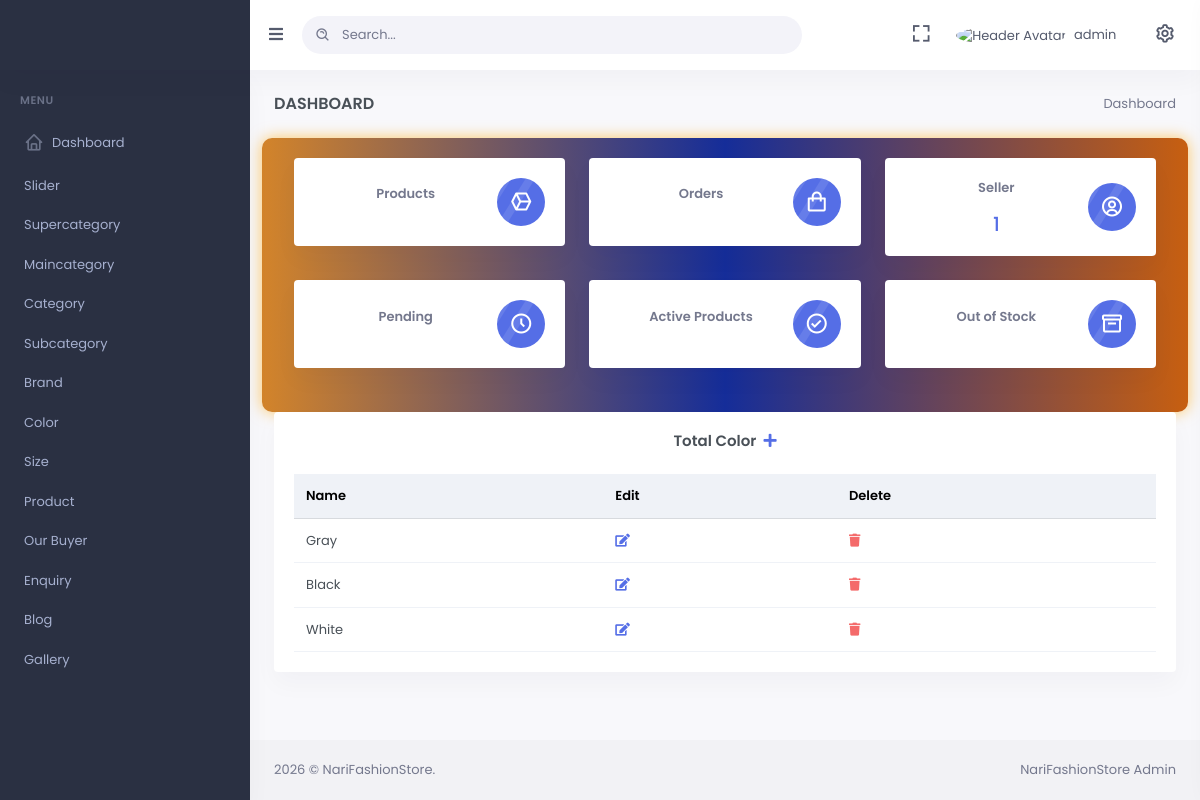
Page /color/ (signed in) on the committed database.
### mainApp/models.py (models this page shows, shortened)
class Color(models.Model):
    id = models.AutoField(primary_key=True)
    name = models.CharField(max_length=200, unique=True)

### mainApp/backend.py (the view)
# urls.py: path('color/',backend.color_page),
@login_required(login_url='/admin-login/')
@user_passes_test(is_superuser, login_url='/admin-login/')
def color_page(Request):
    if not Request.user.is_superuser:
        return HttpResponseForbidden("You don't have permission to access this page.")
    else:
        color=Color.objects.all().order_by('id').reverse()
        return render(Request,'backend/color.html',{'color':color})

### mainApp/templates/backend/color.html (shortened to what this page needs)
{% extends 'backend/index.html' %}
{% load static %}
{% block body %}
<div class="row">
    <div class="col-lg-12">
        <div class="card">
            <div class="card-body">
                <h4 class="card-title mb-4 text-center">
                    Total Color
                    <span><a href="/add-color"> &nbsp;<i class="fa fa-plus" aria-hidden="true"></i></a></span>
                </h4>
                <div class="table-responsive">
                    <table class="table align-middle table-nowrap mb-0" id="productTable">
                        <thead class="table-light">
                            <tr>
                                <th class="align-middle">Name</th>
                                <th>Edit</th>
                                <th>Delete</th>
                            </tr>
                        </thead>
                        <tbody>
                            {% for item in color %}
                            <tr>
                                <td>
                                    {{ item.name }}
                                </td>
                                <td>
                                    <a href="/update-color/{{ item.id }}"><i class="fa fa-edit"></i></a>
                                </td>
                                <td>
                                    <a href="#" onclick="confirmDelete('{{ item.id }}')">
                                        <i class="fa fa-trash text-danger"></i>
                                    </a>
                                </td>
                            </tr>
                            {% endfor %}
                        </tbody>
                    </table>
                </div>
            </div>
        </div>
    </div>
</div>
{% endblock %}

### mainApp/templates/backend/index.html (shortened to what this page needs)
{% load static %}
<!doctype html>
<html lang="en">
<head>
    <link rel="stylesheet" href="https://cdnjs.cloudflare.com/ajax/libs/font-awesome/4.7.0/css/font-awesome.min.css">
    <link href="{%static 'admin-assets/css/bootstrap.min.css'%}" rel="stylesheet" type="text/css" />
    <link href="{%static 'admin-assets/css/icons.min.css'%}" rel="stylesheet" type="text/css" />
    <link href="{%static 'admin-assets/css/app.min.css'%}" rel="stylesheet" type="text/css" />
<body data-sidebar="dark" data-layout-mode="light">
    <div id="layout-wrapper">
        <header id="page-topbar">
            <div class="navbar-header">
                <div class="d-flex">
                    <div class="navbar-brand-box">
                        <a href="/" target="_blank" class="logo logo-light">
                        </a>
                    </div>
                    <button type="button" class="btn btn-sm px-3 font-size-16 header-item waves-effect"
                        id="vertical-menu-btn">
                        <i class="fa fa-fw fa-bars"></i>
                    </button>
                    <form class="app-search d-none d-lg-block" method="post" action="/admin-search/">
                        <div class="position-relative">
                            <input type="text" class="form-control" placeholder="Search..." id="searchInput" name="name" value="{{ search_query }}">
                            <span class="bx bx-search-alt"></span>
                        </div>
                    </form>
                </div>
                <div class="d-flex">
                    <div class="dropdown d-none d-lg-inline-block ms-1">
                        <button type="button" class="btn header-item noti-icon waves-effect"
                            data-bs-toggle="fullscreen">
                            <i class="bx bx-fullscreen"></i>
                        </button>
                    </div>
                    <div class="dropdown d-inline-block">
                        <button type="button" class="btn header-item waves-effect" id="page-header-user-dropdown"
                            data-bs-toggle="dropdown" aria-haspopup="true" aria-expanded="false">
                            <img class="rounded-circle sheader-profile-user"
                                src="{%static 'images/255dmYMPtjS23fvgqcrfDDjvhXzI45RRu71Elpai.jpg'%}" style="height:30px"alt="Header Avatar">
                            <span class="d-none d-xl-inline-block ms-1" key="t-henry">{{request.user.username}}</span>
                            <i class="mdi mdi-chevron-down d-none d-xl-inline-block"></i>
                        </button>
                    </div>
                    <div class="dropdown d-inline-block">
                        <button type="button" class="btn header-item noti-icon right-bar-toggle waves-effect">
                            <i class="bx bx-cog bx-spin"></i>
                        </button>
                    </div>
                </div>
            </div>
        </header>
        <div class="vertical-menu">
            <div data-simplebar class="h-100">
                <div id="sidebar-menu">
                    <ul class="metismenu list-unstyled" id="side-menu">
                        <li class="menu-title" key="t-menu">Menu</li>
                        <li> <a href="/admin-dashboard"><i class="bx bx-home"></i>Dashboard </a></li>
                        <li> <a href="/slider"> Slider </a></li>
                        <li> <a href="/supercategory"> Supercategory </a></li>
                        <li> <a href="/maincategory"> Maincategory </a></li>
                        <li> <a href="/category"> Category </a></li>
                        <li> <a href="/subcategory"> Subcategory </a></li>
                        <li> <a href="/brand"> Brand </a></li>
                        <li> <a href="/color"> Color </a></li>
                        <li> <a href="/size"> Size </a></li>
                        <li> <a href="/product"> Product </a></li>
                        <li> <a href="/admin-buyer">Our Buyer</a></li>
                        <li> <a href="/admin-enquiry">Enquiry</a></li>
                        <li> <a href="/admin-blog">Blog</a></li>
                        <li> <a href="/gallery">Gallery</a></li>
                    </ul>
                </div>
            </div>
        </div>
        <div class="main-content">
            <div class="page-content">
                <div class="container-fluid">
                    <div class="row">
                        <div class="col-12">
                            <div class="page-title-box d-sm-flex align-items-center justify-content-between">
                                <h4 class="mb-sm-0 font-size-18">Dashboard</h4>
                                <div class="page-title-right">
                                    <ol class="breadcrumb m-0">
                                        <li class="breadcrumb-item active">Dashboard</li>
                                    </ol>
                                </div>
                            </div>
                        </div>
                    </div>
                    <div class="row glowing-voucher">
                        <div class="col-md-4">
                            <a href="/admin-products/all">
                                <div class="card mini-stats-wid">
                                    <div class="card-body">
                                        <div class="d-flex align-items-center">
                                            <div class="flex-grow-1">
                                                <p class="text-muted fw-bold text-center">Products</p>
                                            </div>
                                            <div class="flex-shrink-0">
                                                <div class="mini-stat-icon avatar-sm rounded-circle bg-success">
                                                    <span class="avatar-title">
                                                        <i class="bx bx-cube-alt font-size-24"></i>
                                                    </span>
                                                </div>
                                            </div>
                                        </div>
                                    </div>
                                </div>
                            </a>
                        </div>
                        <div class="col-md-4">
                            <a href="/admin-order">
                                <div class="card mini-stats-wid">
                                    <div class="card-body">
                                        <div class="d-flex align-items-center">
                                            <div class="flex-grow-1">
                                                <p class="text-muted fw-bold text-center">Orders</p>
                                            </div>
                                            <div class="flex-shrink-0">
                                                <div class="mini-stat-icon avatar-sm rounded-circle bg-warning">
                                                    <span class="avatar-title">
                                                        <i class="bx bx-shopping-bag font-size-24"></i>
                                                    </span>
                                                </div>
                                            </div>
                                        </div>
                                    </div>
                                </div>
                            </a>
                        </div>
                        <div class="col-md-4">
                            <a href="/admin-seller">
                                <div class="card mini-stats-wid">
                                    <div class="card-body">
                                        <div class="d-flex align-items-center">
                                            <div class="flex-grow-1">
                                                <p class="text-muted fw-bold text-center">Seller</p>
                                                <h4 class="mb-0 text-center">1</h4>
                                            </div>
                                            <div class="flex-shrink-0">
                                                <div class="mini-stat-icon avatar-sm rounded-circle bg-info">
                                                    <span class="avatar-title">
                                                        <i class="bx bx-user-circle font-size-24"></i>
                                                    </span>
                                                </div>
                                            </div>
                                        </div>
                                    </div>
                                </div>
                            </a>
                        </div>
                        <div class="col-md-4">
                            <a href="/admin-filter-product-by-status/Pending">
                                <div class="card mini-stats-wid">
                                    <div class="card-body">
                                        <div class="d-flex align-items-center">
                                            <div class="flex-grow-1">
                                                <p class="text-muted fw-bold text-center">Pending</p>
                                            </div>
                                            <div class="flex-shrink-0">
                                                <div class="mini-stat-icon avatar-sm rounded-circle bg-danger">
                                                    <span class="avatar-title">
                                                        <i class="bx bx-time-five font-size-24"></i>
                                                    </span>
                                                </div>
                                            </div>
                                        </div>
                                    </div>
                                </div>
                            </a>
                        </div>
                        <div class="col-md-4">
                            <a href="/admin-filter-product-by-status/Done">
                                <div class="card mini-stats-wid">
                                    <div class="card-body">
                                        <div class="d-flex align-items-center">
                                            <div class="flex-grow-1">
                                                <p class="text-muted fw-bold text-center">Active Products</p>
                                            </div>
                                            <div class="flex-shrink-0">
                                                <div class="mini-stat-icon avatar-sm rounded-circle bg-primary">
                                                    <span class="avatar-title">
                                                        <i class="bx bx-check-circle font-size-24"></i>
                                                    </span>
                                                </div>
                                            </div>
                                        </div>
                                    </div>
                                </div>
                            </a>
                        </div>
                        <div class="col-md-4">
                            <a href="/admin-filter-product-by-stock">
                                <div class="card mini-stats-wid">
                                    <div class="card-body">
                                        <div class="d-flex align-items-center">
                                            <div class="flex-grow-1">
                                                <p class="text-muted fw-bold text-center">Out of Stock</p>
                                            </div>
                                            <div class="flex-shrink-0">
                                                <div class="mini-stat-icon avatar-sm rounded-circle bg-secondary">
                                                    <span class="avatar-title">
                                                        <i class="bx bx-box font-size-24"></i>
                                                    </span>
                                                </div>
                                            </div>
                                        </div>
                                    </div>
                                </div>
                            </a>
                        </div>
                    </div>
                    {%block body%}{%endblock%}
            <footer class="footer">
                <div class="container-fluid">
                    <div class="row">
                        <div class="col-sm-6">
                            <script>document.write(new Date().getFullYear())</script> © NariFashionStore.
                        </div>
                        <div class="col-sm-6">
                            <div class="text-sm-end d-none d-sm-block">
                                <span>NariFashionStore Admin</span>
                            </div>
                        </div>
                    </div>
                </div>
            </footer>
        </div>
    </div>
</body>
</html>

### rows in the picture
Color: name "Gray"
Color: name "Black"
Color: name "White"

### other values in the picture
{{ request.user.username }} "admin"
